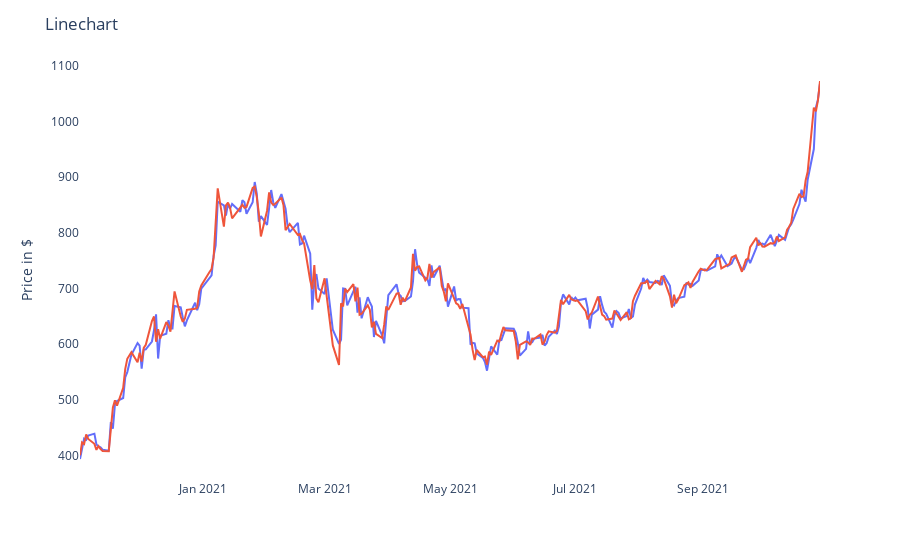

Write notebook code for a chart like this one.
### Markdown cell above
### Create function

### Code cell
import plotly.express as px

config = {'displayModeBar': False}

def update_layout(fig,
                  title=None,
                  plot_bgcolor=None,
                  width=None,
                  height=None,
                  showlegend=None,
                  xaxis_title=None,
                  yaxis_title=None):
    fig.update_layout(title=title,
                      plot_bgcolor=plot_bgcolor,
                      width=width,
                      height=height,
                      showlegend=showlegend,
                      xaxis_title=xaxis_title,
                      yaxis_title=yaxis_title)
    return fig

def linechart(df,
              x,
              y,
              title=None,
              plot_bgcolor="#ffffff",
              width=None,
              height=600,
              showlegend=False,
              xaxis_title=None,
              yaxis_title=None):
    fig = px.line(df, x, y)
    fig = update_layout(fig,
                        title,
                        plot_bgcolor,
                        width,
                        height,
                        showlegend,
                        xaxis_title,
                        yaxis_title)
    fig.show(config=config)
    return fig

fig = linechart(df, x="Date", y=["Open", "Close"], title=title, yaxis_title="Price in $")

### Figure 1 — Plotly figure (JSON) as saved in the notebook; plotly's stock layout.template omitted (floating-point values rounded to 4 significant figures; data arrays with more than 128 entries replaced by an {"elided": "..."} marker saying what was removed)
{"data": [{"hovertemplate": "variable=Open<br>Date=%{x}<br>value=%{y}<extra></extra>", "legendgroup": "Open", "line": {"color": "#636efa", "dash": "solid"}, "mode": "lines", "name": "Open", "orientation": "v", "showlegend": true, "type": "scatter", "x": {"elided": "250 str values"}, "xaxis": "x", "y": {"elided": "250 float values"}, "yaxis": "y"}, {"hovertemplate": "variable=Close<br>Date=%{x}<br>value=%{y}<extra></extra>", "legendgroup": "Close", "line": {"color": "#EF553B", "dash": "solid"}, "mode": "lines", "name": "Close", "orientation": "v", "showlegend": true, "type": "scatter", "x": {"elided": "250 str values"}, "xaxis": "x", "y": {"elided": "250 float values"}, "yaxis": "y"}], "layout": {"autosize": true, "legend": {"title": {"text": "variable"}, "tracegroupgap": 0}, "margin": {"t": 60}, "plot_bgcolor": "#ffffff", "showlegend": false, "title": {"text": "Linechart"}, "xaxis": {"anchor": "y", "autorange": true, "domain": [0, 1], "range": ["2020-11-02", "2021-10-28"], "title": {}, "type": "date"}, "yaxis": {"anchor": "x", "autorange": true, "domain": [0, 1], "range": [356.3, 1110.0], "title": {"text": "Price in $"}, "type": "linear"}}}
